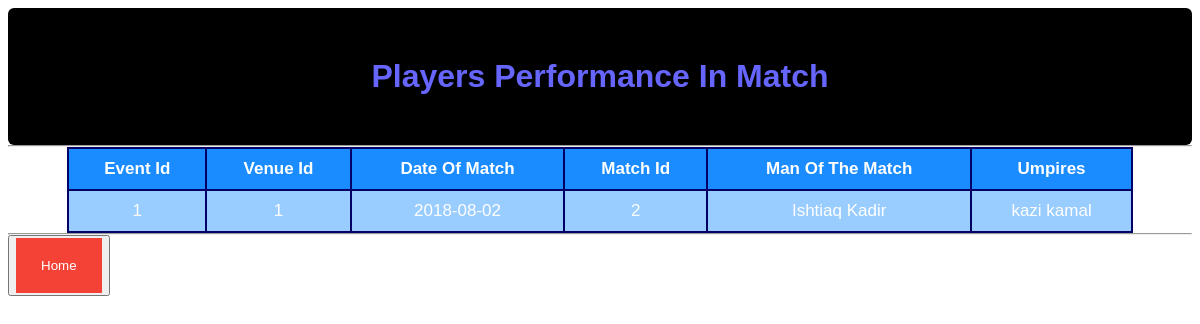
Screenshot of /users/attachment42.php with the database file from the repository.
### tables this page shows
CREATE TABLE `matchinfo` (
  `event_id` varchar(300) NOT NULL,
  `venue_id` varchar(300) NOT NULL,
  `date_of_match` date NOT NULL,
  `match_id` varchar(300) NOT NULL,
  `man_of_match` varchar(300) NOT NULL,
  `umpires` varchar(300) NOT NULL
);

### users/attachment42.php (the view, shortened to what this page needs)
<?php
include_once("config.php");
$result = " SELECT 	* from matchinfo";
$result = mysqli_query($conn,$result);
?>
<!DOCTYPE html>
<html>
<head>
</head>
<body>
	<h1 align= "center">Players Performance In Match</h1>
	<hr>
<div>	<table align = "center" cellpadding="1" border="1">
       <tr>
    <th>Event Id</th>
    <th>Venue Id</th>
    <th>Date Of Match</th>
    <th>Match Id</th>
    <th>Man Of The Match</th>
    <th>Umpires</th>
  </tr></div>
	<?php
  if(mysqli_num_rows($result) > 0)
                          {
	while($res = mysqli_fetch_array($result)) {
	?>
		<tr>
		<td><?php echo $res['event_id']; ?></td>
		<td><?php echo $res['venue_id'];?></td>
        <td><?php echo $res['date_of_match'];?></td>
        <td><?php echo $res['match_id']; ?></td>
    		<td><?php echo $res['man_of_match'];?></td>
            <td><?php echo $res['umpires'];?></td>
	<?php
		}
  }
		?>
	<hr/>
	<button type="button" class="btn" align="center"><a href="home.html">Home</a></button>
</body>
</html>

### users/attachment42.php (style rules this page uses)
body { font-family: sans-serif; background: url(picture/picture2.jpg); background-repeat: no-repeat; background-size: cover; background-position: center center; background-attachment: fixed; }
table,th,td { border: 2px solid black; border-collapse: collapse; opacity: 1.5; }
th,td { padding: 10px; text-align: center; border-color: #000066; color: white; }
tr:nth-child(even) { background-color: #99ccff; }
tr:nth-child(odd) { background-color: #1a8cff; }
table { width: 90%; }
a:link, a:visited { background-color: #f44336; color: white; padding: 20px 25px; text-align: center; text-decoration: none; display: inline-block; }
h1 { color: #6666ff; font-family: sans-serif; background-color:#000000; padding: 50px 30px; page-break-inside: auto; border-radius: 6px; margin: 0px 0px; }
div { font-size: 17px; }
hr { margin: 0px 0px; }

### rows the page displays
matchinfo: event_id "1", venue "1", date_of_match "2018-08-02", match "2", man_of_match "Ishtiaq Kadir", umpires "kazi kamal"
